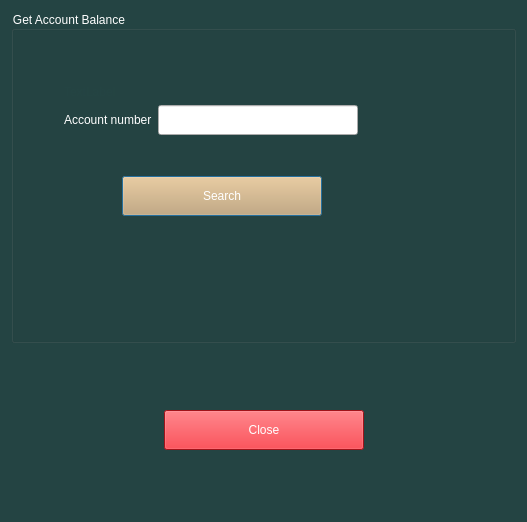
<?xml version="1.0" encoding="UTF-8"?>
<ui version="4.0">
 <class>AccountBalance</class>
 <widget class="QDialog" name="AccountBalance">
  <property name="geometry">
   <rect>
    <x>0</x>
    <y>0</y>
    <width>527</width>
    <height>522</height>
   </rect>
  </property>
  <property name="windowTitle">
   <string>Dialog</string>
  </property>
  <property name="styleSheet">
   <string notr="true">QDialog
{
	
	background-color: rgb(36, 68, 67);
}</string>
  </property>
  <layout class="QGridLayout" name="gridLayout_2">
   <item row="0" column="0" colspan="3">
    <widget class="QGroupBox" name="groupBox">
     <property name="styleSheet">
      <string notr="true">QGroupBox
{
	
	color: rgb(255, 255, 255);
	font: 500 14pt &quot;Ubuntu&quot;;
}</string>
     </property>
     <property name="title">
      <string>Get Account Balance</string>
     </property>
     <layout class="QGridLayout" name="gridLayout">
      <item row="2" column="0">
       <spacer name="horizontalSpacer_2">
        <property name="orientation">
         <enum>Qt::Horizontal</enum>
        </property>
        <property name="sizeType">
         <enum>QSizePolicy::Expanding</enum>
        </property>
        <property name="sizeHint" stdset="0">
         <size>
          <width>30</width>
          <height>20</height>
         </size>
        </property>
       </spacer>
      </item>
      <item row="4" column="3" colspan="2">
       <spacer name="horizontalSpacer_4">
        <property name="orientation">
         <enum>Qt::Horizontal</enum>
        </property>
        <property name="sizeType">
         <enum>QSizePolicy::Expanding</enum>
        </property>
        <property name="sizeHint" stdset="0">
         <size>
          <width>160</width>
          <height>20</height>
         </size>
        </property>
       </spacer>
      </item>
      <item row="5" column="2">
       <spacer name="verticalSpacer_3">
        <property name="orientation">
         <enum>Qt::Vertical</enum>
        </property>
        <property name="sizeType">
         <enum>QSizePolicy::Expanding</enum>
        </property>
        <property name="sizeHint" stdset="0">
         <size>
          <width>20</width>
          <height>115</height>
         </size>
        </property>
       </spacer>
      </item>
      <item row="0" column="2">
       <spacer name="verticalSpacer_2">
        <property name="orientation">
         <enum>Qt::Vertical</enum>
        </property>
        <property name="sizeType">
         <enum>QSizePolicy::Expanding</enum>
        </property>
        <property name="sizeHint" stdset="0">
         <size>
          <width>20</width>
          <height>45</height>
         </size>
        </property>
       </spacer>
      </item>
      <item row="4" column="0" colspan="2">
       <spacer name="horizontalSpacer_3">
        <property name="orientation">
         <enum>Qt::Horizontal</enum>
        </property>
        <property name="sizeType">
         <enum>QSizePolicy::Expanding</enum>
        </property>
        <property name="sizeHint" stdset="0">
         <size>
          <width>107</width>
          <height>20</height>
         </size>
        </property>
       </spacer>
      </item>
      <item row="2" column="1" colspan="3">
       <layout class="QHBoxLayout" name="horizontalLayout">
        <item>
         <widget class="QLabel" name="label">
          <property name="styleSheet">
           <string notr="true">QLabel
{
	
	color: rgb(255, 255, 255);
	font: 500 14pt &quot;Ubuntu&quot;;
}</string>
          </property>
          <property name="text">
           <string>Account number</string>
          </property>
         </widget>
        </item>
        <item alignment="Qt::AlignHCenter">
         <widget class="QLineEdit" name="numBox">
          <property name="minimumSize">
           <size>
            <width>200</width>
            <height>30</height>
           </size>
          </property>
         </widget>
        </item>
       </layout>
      </item>
      <item row="2" column="4">
       <spacer name="horizontalSpacer">
        <property name="orientation">
         <enum>Qt::Horizontal</enum>
        </property>
        <property name="sizeType">
         <enum>QSizePolicy::Expanding</enum>
        </property>
        <property name="sizeHint" stdset="0">
         <size>
          <width>84</width>
          <height>20</height>
         </size>
        </property>
       </spacer>
      </item>
      <item row="3" column="2">
       <spacer name="verticalSpacer">
        <property name="orientation">
         <enum>Qt::Vertical</enum>
        </property>
        <property name="sizeType">
         <enum>QSizePolicy::Expanding</enum>
        </property>
        <property name="sizeHint" stdset="0">
         <size>
          <width>20</width>
          <height>35</height>
         </size>
        </property>
       </spacer>
      </item>
      <item row="4" column="2" alignment="Qt::AlignHCenter">
       <widget class="QPushButton" name="Search_btn">
        <property name="minimumSize">
         <size>
          <width>200</width>
          <height>40</height>
         </size>
        </property>
        <property name="maximumSize">
         <size>
          <width>200</width>
          <height>50</height>
         </size>
        </property>
        <property name="styleSheet">
         <string notr="true">QPushButton{
border -raduis: 3px;
	background-color: rgb(211, 164, 103);
color: rgb(255, 255, 255);
font: 700 16pt &quot;Ubuntu Condensed&quot;;
}

QPushButton:hover{
	
	background-color: rgb(255, 163, 72);
}

QPushButton:pressed{
	background-color: rgb(87, 227, 137);
}</string>
        </property>
        <property name="text">
         <string>Search</string>
        </property>
       </widget>
      </item>
      <item row="1" column="1">
       <widget class="QLabel" name="numChk">
        <property name="styleSheet">
         <string notr="true">QLabel
{
	
	font: 500 13pt &quot;Ubuntu&quot;;
	
	color: rgb(36, 68, 67);
}</string>
        </property>
        <property name="text">
         <string>TextLabel</string>
        </property>
       </widget>
      </item>
     </layout>
    </widget>
   </item>
   <item row="1" column="1">
    <spacer name="verticalSpacer_5">
     <property name="orientation">
      <enum>Qt::Vertical</enum>
     </property>
     <property name="sizeType">
      <enum>QSizePolicy::Expanding</enum>
     </property>
     <property name="sizeHint" stdset="0">
      <size>
       <width>20</width>
       <height>46</height>
      </size>
     </property>
    </spacer>
   </item>
   <item row="2" column="0">
    <spacer name="horizontalSpacer_6">
     <property name="orientation">
      <enum>Qt::Horizontal</enum>
     </property>
     <property name="sizeType">
      <enum>QSizePolicy::Expanding</enum>
     </property>
     <property name="sizeHint" stdset="0">
      <size>
       <width>146</width>
       <height>20</height>
      </size>
     </property>
    </spacer>
   </item>
   <item row="2" column="1">
    <widget class="QPushButton" name="close_btn">
     <property name="minimumSize">
      <size>
       <width>200</width>
       <height>40</height>
      </size>
     </property>
     <property name="maximumSize">
      <size>
       <width>300</width>
       <height>50</height>
      </size>
     </property>
     <property name="styleSheet">
      <string notr="true">QPushButton{
border -raduis: 3px;
	
	background-color: rgb(224, 27, 36);
color: rgb(255, 255, 255);
font: 700 16pt &quot;Ubuntu Condensed&quot;;
}

QPushButton:hover{
	
	
	background-color: rgb(246, 97, 81);
}

QPushButton:pressed{
	
	background-color: rgb(165, 29, 45);
}</string>
     </property>
     <property name="text">
      <string>Close</string>
     </property>
    </widget>
   </item>
   <item row="2" column="2">
    <spacer name="horizontalSpacer_5">
     <property name="orientation">
      <enum>Qt::Horizontal</enum>
     </property>
     <property name="sizeType">
      <enum>QSizePolicy::Expanding</enum>
     </property>
     <property name="sizeHint" stdset="0">
      <size>
       <width>145</width>
       <height>20</height>
      </size>
     </property>
    </spacer>
   </item>
   <item row="3" column="1">
    <spacer name="verticalSpacer_4">
     <property name="orientation">
      <enum>Qt::Vertical</enum>
     </property>
     <property name="sizeType">
      <enum>QSizePolicy::Expanding</enum>
     </property>
     <property name="sizeHint" stdset="0">
      <size>
       <width>20</width>
       <height>45</height>
      </size>
     </property>
    </spacer>
   </item>
  </layout>
 </widget>
 <resources/>
 <connections/>
</ui>
